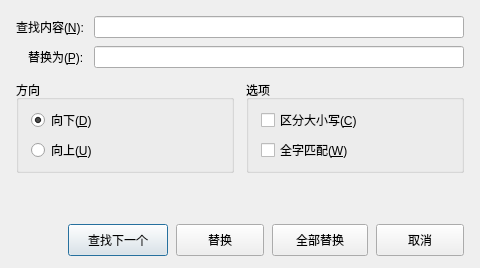
<?xml version="1.0" encoding="UTF-8"?>
<ui version="4.0">
 <class>ReplaceDialog</class>
 <widget class="QDialog" name="ReplaceDialog">
  <property name="geometry">
   <rect>
    <x>0</x>
    <y>0</y>
    <width>480</width>
    <height>268</height>
   </rect>
  </property>
  <property name="minimumSize">
   <size>
    <width>440</width>
    <height>248</height>
   </size>
  </property>
  <property name="windowTitle">
   <string>替换</string>
  </property>
  <layout class="QVBoxLayout" name="mainLayout">
   <property name="spacing">
    <number>12</number>
   </property>
   <property name="leftMargin">
    <number>16</number>
   </property>
   <property name="topMargin">
    <number>16</number>
   </property>
   <property name="rightMargin">
    <number>16</number>
   </property>
   <property name="bottomMargin">
    <number>12</number>
   </property>
   <item>
    <layout class="QFormLayout" name="formLayout">
     <property name="fieldGrowthPolicy">
      <enum>QFormLayout::FieldGrowthPolicy::AllNonFixedFieldsGrow</enum>
     </property>
     <property name="labelAlignment">
      <set>Qt::AlignmentFlag::AlignRight|Qt::AlignmentFlag::AlignTrailing|Qt::AlignmentFlag::AlignVCenter</set>
     </property>
     <property name="horizontalSpacing">
      <number>10</number>
     </property>
     <property name="verticalSpacing">
      <number>8</number>
     </property>
     <item row="0" column="0">
      <widget class="QLabel" name="searchLabel">
       <property name="text">
        <string>查找内容(&amp;N):</string>
       </property>
       <property name="buddy">
        <cstring>searchLineEdit</cstring>
       </property>
      </widget>
     </item>
     <item row="0" column="1">
      <widget class="QLineEdit" name="searchLineEdit">
       <property name="clearButtonEnabled">
        <bool>true</bool>
       </property>
      </widget>
     </item>
     <item row="1" column="0">
      <widget class="QLabel" name="replaceLabel">
       <property name="text">
        <string>替换为(&amp;P):</string>
       </property>
       <property name="buddy">
        <cstring>replaceLineEdit</cstring>
       </property>
      </widget>
     </item>
     <item row="1" column="1">
      <widget class="QLineEdit" name="replaceLineEdit">
       <property name="clearButtonEnabled">
        <bool>true</bool>
       </property>
      </widget>
     </item>
    </layout>
   </item>
   <item>
    <layout class="QHBoxLayout" name="optionRowLayout">
     <property name="spacing">
      <number>12</number>
     </property>
     <item>
      <widget class="QGroupBox" name="directionGroup">
       <property name="sizePolicy">
        <sizepolicy hsizetype="Expanding" vsizetype="Preferred">
         <horstretch>1</horstretch>
         <verstretch>0</verstretch>
        </sizepolicy>
       </property>
       <property name="title">
        <string>方向</string>
       </property>
       <layout class="QVBoxLayout" name="directionLayout">
        <property name="spacing">
         <number>6</number>
        </property>
        <property name="leftMargin">
         <number>12</number>
        </property>
        <property name="topMargin">
         <number>8</number>
        </property>
        <property name="rightMargin">
         <number>12</number>
        </property>
        <property name="bottomMargin">
         <number>8</number>
        </property>
        <item>
         <widget class="QRadioButton" name="forwardRadioButton">
          <property name="text">
           <string>向下(&amp;D)</string>
          </property>
          <property name="checked">
           <bool>true</bool>
          </property>
         </widget>
        </item>
        <item>
         <widget class="QRadioButton" name="backwardRadioButton">
          <property name="text">
           <string>向上(&amp;U)</string>
          </property>
         </widget>
        </item>
       </layout>
      </widget>
     </item>
     <item>
      <widget class="QGroupBox" name="optionGroup">
       <property name="sizePolicy">
        <sizepolicy hsizetype="Expanding" vsizetype="Preferred">
         <horstretch>1</horstretch>
         <verstretch>0</verstretch>
        </sizepolicy>
       </property>
       <property name="title">
        <string>选项</string>
       </property>
       <layout class="QVBoxLayout" name="optionLayout">
        <property name="spacing">
         <number>6</number>
        </property>
        <property name="leftMargin">
         <number>12</number>
        </property>
        <property name="topMargin">
         <number>8</number>
        </property>
        <property name="rightMargin">
         <number>12</number>
        </property>
        <property name="bottomMargin">
         <number>8</number>
        </property>
        <item>
         <widget class="QCheckBox" name="caseSensitiveCheckBox">
          <property name="text">
           <string>区分大小写(&amp;C)</string>
          </property>
         </widget>
        </item>
        <item>
         <widget class="QCheckBox" name="wholeWordCheckBox">
          <property name="text">
           <string>全字匹配(&amp;W)</string>
          </property>
         </widget>
        </item>
       </layout>
      </widget>
     </item>
    </layout>
   </item>
   <item>
    <spacer name="verticalSpacer">
     <property name="orientation">
      <enum>Qt::Orientation::Vertical</enum>
     </property>
     <property name="sizeHint" stdset="0">
      <size>
       <width>20</width>
       <height>16</height>
      </size>
     </property>
    </spacer>
   </item>
   <item>
    <layout class="QHBoxLayout" name="buttonLayout">
     <property name="spacing">
      <number>8</number>
     </property>
     <item>
      <spacer name="horizontalSpacer">
       <property name="orientation">
        <enum>Qt::Orientation::Horizontal</enum>
       </property>
       <property name="sizeHint" stdset="0">
        <size>
         <width>40</width>
         <height>20</height>
        </size>
       </property>
      </spacer>
     </item>
     <item>
      <widget class="QPushButton" name="findNextButton">
       <property name="minimumSize">
        <size>
         <width>100</width>
         <height>32</height>
        </size>
       </property>
       <property name="text">
        <string>查找下一个</string>
       </property>
       <property name="default">
        <bool>true</bool>
       </property>
      </widget>
     </item>
     <item>
      <widget class="QPushButton" name="replaceButton">
       <property name="minimumSize">
        <size>
         <width>88</width>
         <height>32</height>
        </size>
       </property>
       <property name="text">
        <string>替换</string>
       </property>
      </widget>
     </item>
     <item>
      <widget class="QPushButton" name="replaceAllButton">
       <property name="minimumSize">
        <size>
         <width>96</width>
         <height>32</height>
        </size>
       </property>
       <property name="text">
        <string>全部替换</string>
       </property>
      </widget>
     </item>
     <item>
      <widget class="QPushButton" name="cancelButton">
       <property name="minimumSize">
        <size>
         <width>88</width>
         <height>32</height>
        </size>
       </property>
       <property name="text">
        <string>取消</string>
       </property>
      </widget>
     </item>
    </layout>
   </item>
  </layout>
 </widget>
 <tabstops>
  <tabstop>searchLineEdit</tabstop>
  <tabstop>replaceLineEdit</tabstop>
  <tabstop>forwardRadioButton</tabstop>
  <tabstop>backwardRadioButton</tabstop>
  <tabstop>caseSensitiveCheckBox</tabstop>
  <tabstop>wholeWordCheckBox</tabstop>
  <tabstop>findNextButton</tabstop>
  <tabstop>replaceButton</tabstop>
  <tabstop>replaceAllButton</tabstop>
  <tabstop>cancelButton</tabstop>
 </tabstops>
 <resources/>
 <connections/>
</ui>
